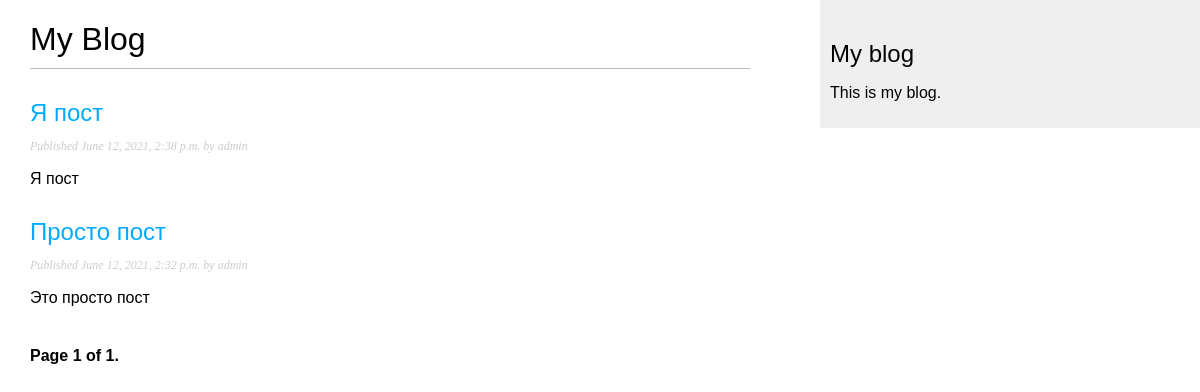
The page /blog/ on the database as committed earlier.
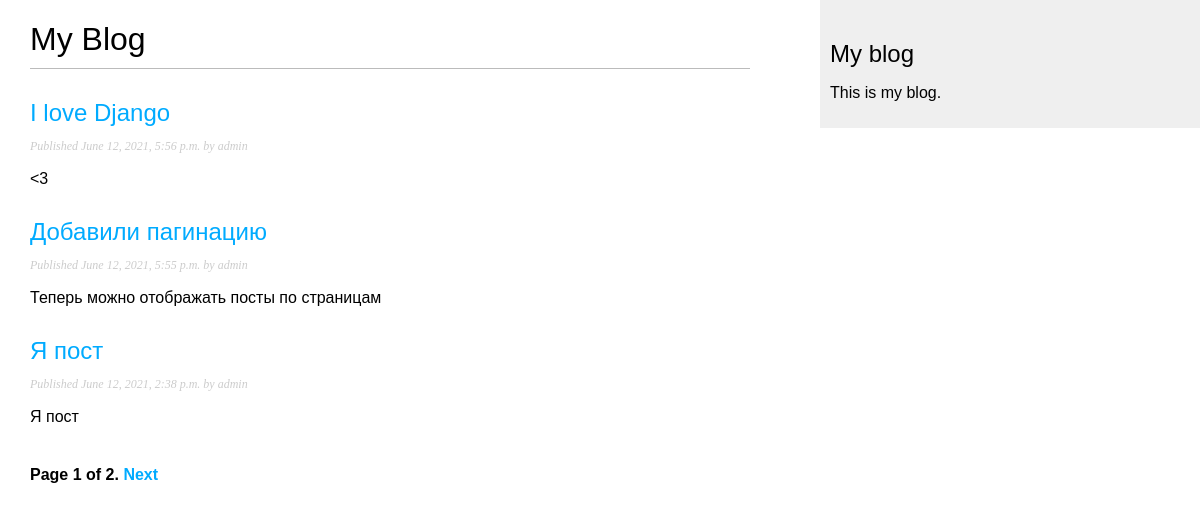
The same page on the database as committed later.
### blog/models.py (models this page shows, shortened)
class Post(models.Model):
    objects = models.Manager()
    published = PublishedManager()
    STATUS_CHOICES = (
        ('draft', 'Draft'),
        ('published', 'Published'),
    )
    title = models.CharField(max_length=250)
    slug = models.SlugField(max_length=250, unique_for_date='publish')
    author = models.ForeignKey(User, on_delete=models.CASCADE, related_name='blog_posts')
    body = models.TextField()
    publish = models.DateTimeField(default=timezone.now)
    created = models.DateTimeField(auto_now_add=True)
    updated = models.DateTimeField(auto_now=True)
    status = models.CharField(max_length=10, choices=STATUS_CHOICES, default='draft')
    class Meta:
        ordering = ('-publish',)
    def get_absolute_url(self):
        return reverse(
            'blog:post_detail',
            args=[self.publish.year, self.publish.month, self.publish.day, self.slug]
        )

### blog/views.py (the view)
# urls.py: path('', views.PostListView.as_view(), name='post_list'),
class PostListView(ListView):
    queryset = Post.published.all()
    context_object_name = 'posts'
    paginate_by = 3
    template_name = 'blog/post/list.html'

### blog/templates/blog/post/list.html (shortened to what this page needs)
{% extends "blog/base.html" %}
{% block content %}
    <h1>My Blog</h1>
        {% for post in posts %}
            <h2>
                <a href="{{ post.get_absolute_url }}">{{ post.title }}</a>
            </h2>
            <p class="date">Published {{ post.publish }} by {{ post.author }}</p>
            {{ post.body|truncatewords:30|linebreaks }}
        {% endfor %}
    {% include "pagination.html" with page=page_obj %}
{% endblock %}

### blog/templates/blog/base.html (shortened to what this page needs)
    {% load static %}
    <!DOCTYPE html>
    <html lang="en">
    <head>
        <link rel="stylesheet" href="{% static 'css/blog.css' %}">
    </head>
    <body>
        <div id="content">
            {% block content %}{% endblock %}
        </div>
        <div id="sidebar">
            <h2>My blog</h2>
            <p>This is my blog.</p>
        </div>
    </body>
    </html>

### blog/templates/pagination.html (shortened to what this page needs)
<div class="pagination">
    <span class="step-links">
        <span class="current">
            Page {{ page.number }} of {{ page.paginator.num_pages }}.
        </span>
        {% if page.has_next %}
            <a href="?page={{ page.next_page_number }}">Next</a>
        {% endif %}
    </span>
</div>

### blog/static/css/blog.css (style rules this page uses)
body { margin:0; padding:0; font-family:helvetica, sans-serif; }
a { color:#00abff; text-decoration:none; }
h1 { font-weight:normal; border-bottom:1px solid #bbb; padding:0 0 10px 0; }
h2 { font-weight:normal; margin:30px 0 0; }
#content { float:left; width:60%; padding:0 0 0 30px; }
#sidebar { float:right; width:30%; padding:10px; background:#efefef; height:100%; }
p.date { color:#ccc; font-family: georgia, serif; font-size: 12px; font-style: italic; }
.pagination { margin:40px 0; font-weight:bold; }

Rows that differ between the two databases and show on the page:
no longer on this page (row unchanged): Post: title "Просто пост", publish "June 12, 2021, 2:32 p.m.", author "admin", body "Это просто пост"
added Post: title "I love Django", publish "June 12, 2021, 5:56 p.m.", author "admin", body "<3"
added Post: title "Добавили пагинацию", publish "June 12, 2021, 5:55 p.m.", author "admin", body "Теперь можно отображать посты по страницам"
Other text that changed with them:
{{ page.paginator.num_pages }}: "1" → "2"
text now shown: "Next"
